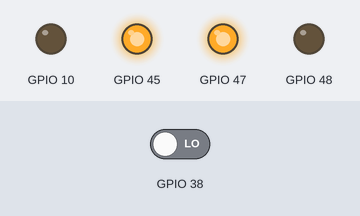
This sketch was run on a simulated ESP32-S3. Parts: output pins drawn as LEDs (lit = HIGH). Inputs (shaded band) come from the test bench; at power-on: GPIO 38 LOW.

Above: at 1.3 s.
1.4 s: GPIO 38 driven HIGH
At 3.1 s:
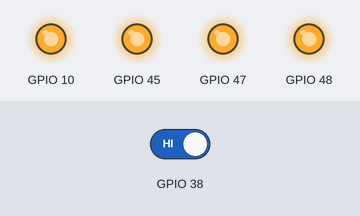
7.0 s: GPIO 38 driven LOW
At 7.59 s:
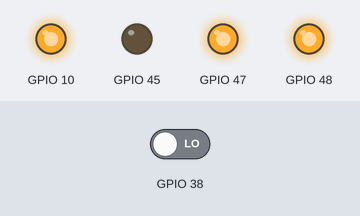
Timing chart, 0 to 10.0 s (numbered marks = the images above; inputs shaded):
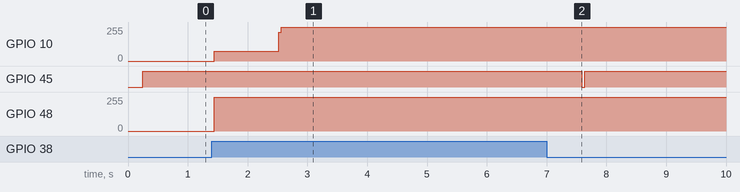

Measured:
- after the input at 1.4 s, GPIO 10: 0/255 → 73/255 at once, → 255/255 1.1 s later; GPIO 48: 0/255 → 255/255 at once
- after the input at 7.0 s, GPIO 10: stays 255/255 (without the input it goes to 73/255 after 0.73 s); GPIO 45: goes on until 7.6 s, then stays HIGH

The sketch:

GDEY0583F41_ESP32.ino
```cpp
/* Display test for Good Display GDEY0583F41
 * example from Good Display is used
 *
 * Board:   LaskaKit ESPink ESP32 e-Paper   https://www.laskakit.cz/laskakit-espink-esp32-e-paper-pcb-antenna/
 * Display: Good Display GDEY0583F41        https://www.laskakit.cz/good-display-gdey0583f41-5-83--648x480-epaper-displej-4-barvy/
 *
 * Email:podpora@laskakit.cz
 * Web:laskakit.cz
 */

// ! For the board settings see Display_EPD_W21_spi.h

#include <SPI.h>
//EPD
#include "Display_EPD_W21_spi.h"
#include "Display_EPD_W21.h"
#include "Ap_29demo.h"

void setup() {

  // turn on power to display
  pinMode(POWER, OUTPUT);
  digitalWrite(POWER, HIGH);   // turn the Display Power on (HIGH is the voltage level)
  delay(100);

  pinMode(BUSY, INPUT);
  pinMode(RST, OUTPUT);
  pinMode(DC, OUTPUT);
  pinMode(CS, OUTPUT);
  //SPI
  SPI.beginTransaction(SPISettings(10000000, MSBFIRST, SPI_MODE0));
  SPI.begin (SCK, MISO, MOSI, CS);
}
//Tips//
/*
1.Flickering is normal when EPD is performing a full screen update to clear ghosting from the previous image so to ensure better clarity and legibility for the new image.
2.There will be no flicker when EPD performs a partial update.
3.Please make sue that EPD enters sleep mode when update is completed and always leave the sleep mode command. Otherwise, this may result in a reduced lifespan of EPD.
4.Please refrain from inserting EPD to the FPC socket or unplugging it when the MCU is being powered to prevent potential damage.)
5.Re-initialization is required for every full screen update.
6.When porting the program, set the BUSY pin to input mode and other pins to output mode.
*/
void loop() {
#if 1//Full screen update demostration.

   /************Full display*******************/
    EPD_init(); //Full screen update initialization.
    PIC_display(gImage_1);//To Display one image using full screen update.
    EPD_sleep();//Enter the sleep mode and please do not delete it, otherwise it will reduce the lifespan of the screen.
    delay(5000); //Delay for 5s.

    		/************Fast update mode(12s)*******************/
	#if 1 //Fast update demostration.
		EPD_init_Fast(); //Fast screen update initialization.
		PIC_display(gImage_1);//To Display one image using full screen update.
		EPD_sleep();//Enter the sleep mode and please do not delete it, otherwise it will reduce the lifespan of the screen.
		delay(5000); //Delay for 5s.
	#endif
  #if 0//Demonstration of Display 4 colors, to enable this feature, please change 0 to 1.
   /************Full display*******************/
    EPD_init(); //Full screen update initialization.
    Display_All_Black();//To Display one image using full screen update.
    EPD_sleep();//Enter the sleep mode and please do not delete it, otherwise it will reduce the lifespan of the screen.
    delay(3000); //Delay for 3s.

    EPD_init(); //Full screen update initialization.
    Display_All_Yellow();//To Display one image using full screen update.
    EPD_sleep();//Enter the sleep mode and please do not delete it, otherwise it will reduce the lifespan of the screen.
    delay(3000); //Delay for 3s.

    EPD_init(); //Full screen update initialization.
    Display_All_Red();//To Display one image using full screen update.
    EPD_sleep();//Enter the sleep mode and please do not delete it, otherwise it will reduce the lifespan of the screen.
    delay(3000); //Delay for 3s.
  #endif
    EPD_init(); //Full screen update initialization.
    Display_All_White(); //Clear screen function.
    EPD_sleep();//Enter the sleep mode and please do not delete it, otherwise it will reduce the lifespan of the screen..

#endif
    while(1); // The program stops here

}


//////////////////////////////////END//////////////////////////////////////////////////
```

Display_EPD_W21.cpp
```cpp
#include "Display_EPD_W21_spi.h"
#include "Display_EPD_W21.h"

void delay_xms(unsigned int xms)
{
  delay(xms);
}


void EPD_init(void)
{
	delay_xms(100);//At least 20ms delay
	EPD_W21_RST_0;		// Module reset
	delay_xms(50);//At least 10ms delay
	EPD_W21_RST_1;
	delay_xms(50);//At least 10ms delay
	lcd_chkstatus();          //waiting for the electronic paper IC to release the idle signal

  EPD_W21_WriteCMD(0x4D);
  EPD_W21_WriteDATA(0x78);

	EPD_W21_WriteCMD(0x00);	//0x00
	EPD_W21_WriteDATA(0x2F);
	EPD_W21_WriteDATA(0x29);

	EPD_W21_WriteCMD(0xE3);	//0xE3
	EPD_W21_WriteDATA(0x88);

	EPD_W21_WriteCMD(0x50);	//0x50
	EPD_W21_WriteDATA(0x37);

	EPD_W21_WriteCMD(0x61);//0x61
	EPD_W21_WriteDATA(Source_BITS/256);
	EPD_W21_WriteDATA(Source_BITS%256);
	EPD_W21_WriteDATA(Gate_BITS/256);
	EPD_W21_WriteDATA(Gate_BITS%256);

	EPD_W21_WriteCMD(0x65);	//0x65
	EPD_W21_WriteDATA(0x00);
	EPD_W21_WriteDATA(0x10);
	EPD_W21_WriteDATA(0x00);
	EPD_W21_WriteDATA(0x00);

	EPD_W21_WriteCMD(0xE9);
	EPD_W21_WriteDATA(0x01);

  EPD_W21_WriteCMD(0x30);// frame go with waveform
  EPD_W21_WriteDATA(0x08);

  EPD_W21_WriteCMD(0x04); //Power on
	lcd_chkstatus();          //waiting for the electronic paper IC to release the idle signal

}
//Fast full screen update initialization
void EPD_init_Fast(void)
{
	delay_xms(100);//At least 20ms delay
	EPD_W21_RST_0;		// Module reset
	delay_xms(50);//At least 10ms delay
	EPD_W21_RST_1;
	delay_xms(50);//At least 10ms delay
	lcd_chkstatus();          //waiting for the electronic paper IC to release the idle signal

  EPD_W21_WriteCMD(0x4D);
  EPD_W21_WriteDATA(0x78);

	EPD_W21_WriteCMD(0x00);	//0x00
	EPD_W21_WriteDATA(0x2F);
	EPD_W21_WriteDATA(0x29);

	EPD_W21_WriteCMD(0xE3);	//0xE3
	EPD_W21_WriteDATA(0x88);

	EPD_W21_WriteCMD(0x50);	//0x50
	EPD_W21_WriteDATA(0x37);

	EPD_W21_WriteCMD(0x61);//0x61
	EPD_W21_WriteDATA(Source_BITS/256);
	EPD_W21_WriteDATA(Source_BITS%256);
	EPD_W21_WriteDATA(Gate_BITS/256);
	EPD_W21_WriteDATA(Gate_BITS%256);

	EPD_W21_WriteCMD(0x65);	//0x65
	EPD_W21_WriteDATA(0x00);
	EPD_W21_WriteDATA(0x10);
	EPD_W21_WriteDATA(0x00);
	EPD_W21_WriteDATA(0x00);

	EPD_W21_WriteCMD(0xE9);
	EPD_W21_WriteDATA(0x01);

  EPD_W21_WriteCMD(0x04); //Power on
	lcd_chkstatus();          //waiting for the electronic paper IC to release the idle signal
	//Fast
	EPD_W21_WriteCMD(0xE0);
	EPD_W21_WriteDATA(0x02);

	EPD_W21_WriteCMD(0xE6);
	EPD_W21_WriteDATA(0x68);

	EPD_W21_WriteCMD(0xA5);
	lcd_chkstatus();
}
void EPD_sleep(void)
{
	EPD_W21_WriteCMD(0X02);  	//power off
	EPD_W21_WriteDATA(0x00);
	lcd_chkstatus();          //waiting for the electronic paper IC to release the idle signal

	EPD_W21_WriteCMD(0X07);  	//deep sleep
	EPD_W21_WriteDATA(0xA5);
}
void EPD_update(void)
{
  EPD_W21_WriteCMD(0x12); //Display Update Control
	EPD_W21_WriteDATA(0x00);
  lcd_chkstatus();
}

void lcd_chkstatus(void)
{
  while(1)
  {	 //=0 BUSY
     if(isEPD_W21_BUSY==1) break;
  }
}

void Display_All_Black(void)
{
  unsigned long i;

  EPD_W21_WriteCMD(0x10);
  {
    for(i=0;i<ALLSCREEN_BYTES;i++)
    {
      EPD_W21_WriteDATA(0x00);
    }
  }
  EPD_update();

}

void Display_All_White(void)
{
  unsigned long i;

  EPD_W21_WriteCMD(0x10);
  {
    for(i=0;i<ALLSCREEN_BYTES;i++)
    {
      EPD_W21_WriteDATA(0x55);
    }
  }
	 EPD_update();
}

void Display_All_Yellow(void)
{
  unsigned long i;

  EPD_W21_WriteCMD(0x10);
  {
    for(i=0;i<ALLSCREEN_BYTES;i++)
    {
      EPD_W21_WriteDATA(0xaa);
    }
  }
	 EPD_update();
}


void Display_All_Red(void)
{
  unsigned long i;

  EPD_W21_WriteCMD(0x10);
  {
    for(i=0;i<ALLSCREEN_BYTES;i++)
    {
      EPD_W21_WriteDATA(0xff);
    }
  }
	 EPD_update();
}


unsigned char Color_get(unsigned char color)
{
	unsigned datas;
	switch(color)
	{
		case 0x00:
			datas=white;
      break;
		case 0x01:
			datas=yellow;
		  break;
		case 0x02:
			datas=red;
		  break;
		case 0x03:
			datas=black;
		  break;
    default:
      break;
	}
	 return datas;
}


void PIC_display(const unsigned char* picData)
{
  unsigned int i,j;
	unsigned char temp1;
	unsigned char data_H1,data_H2,data_L1,data_L2,data;

	EPD_W21_WriteCMD(0x10);
  for(i=0;i<Gate_BITS;i++)  //Source_BITS*Gate_BITS/4
	{
    for(j=0;j<Source_BITS/4;j++)
		{
			temp1=picData[i*Source_BITS/4+j];

			data_H1=Color_get(temp1>>6&0x03)<<6;
			data_H2=Color_get(temp1>>4&0x03)<<4;
			data_L1=Color_get(temp1>>2&0x03)<<2;
			data_L2=Color_get(temp1&0x03);

			data=data_H1|data_H2|data_L1|data_L2;
      EPD_W21_WriteDATA(data);
		}
  }

	 //update
    EPD_update();
}


/***********************************************************
						end file
***********************************************************/
```

Display_EPD_W21.h
```cpp
#ifndef _DISPLAY_EPD_W21_H_
#define _DISPLAY_EPD_W21_H_


//2bit
#define black   0x00	/// 00
#define white   0x01	///	01
#define yellow  0x02	///	10
#define red     0x03	///	11


#define Source_BITS     648
#define Gate_BITS   480
#define ALLSCREEN_BYTES   Source_BITS*Gate_BITS/4


//EPD
void EPD_init(void);
void PIC_display (const unsigned char* picData);
void EPD_sleep(void);
void EPD_update(void);
void lcd_chkstatus(void);

void Display_All_Black(void);
void Display_All_White(void);
void Display_All_Yellow(void);
void Display_All_Red(void);

void Acep_color(unsigned char color);
void EPD_init_Fast(void);
#endif
/***********************************************************
						end file
***********************************************************/
```

Display_EPD_W21_spi.cpp
```cpp
#include "Display_EPD_W21_spi.h"
#include <SPI.h>

//SPI write byte
void SPI_Write(unsigned char value)
{
   SPI.transfer(value);
}

//SPI write command
void EPD_W21_WriteCMD(unsigned char command)
{
	EPD_W21_CS_0;
	EPD_W21_DC_0;  // D/C#   0:command  1:data
	SPI_Write(command);
	EPD_W21_CS_1;
}
//SPI write data
void EPD_W21_WriteDATA(unsigned char datas)
{
	EPD_W21_CS_0;
	EPD_W21_DC_1;  // D/C#   0:command  1:data
	SPI_Write(datas);
	EPD_W21_CS_1;
}
```

Display_EPD_W21_spi.h
```cpp
#ifndef _DISPLAY_EPD_W21_SPI_
#define _DISPLAY_EPD_W21_SPI_
#include "Arduino.h"

//board settings
//#define ESPink_V2     //for version v2.6 and earlier
#define ESPink_V3     //for version v3.0 and above

#ifdef ESPink_V2
  #define MISO  -1
  #define MOSI  23
  #define SCK   18
  #define CS    5
  #define DC    17
  #define RST   16
  #define BUSY  4
  #define POWER 2
#else ESPink_V3
  #define MISO  -1
  #define MOSI  11
  #define SCK   12
  #define CS    10
  #define DC    48
  #define RST   45
  #define BUSY  38
  #define POWER 47
#endif

#define isEPD_W21_BUSY digitalRead(BUSY)
#define EPD_W21_RST_0 digitalWrite(RST,LOW)
#define EPD_W21_RST_1 digitalWrite(RST,HIGH)
#define EPD_W21_DC_0  digitalWrite(DC,LOW)
#define EPD_W21_DC_1  digitalWrite(DC,HIGH)
#define EPD_W21_CS_0 digitalWrite(CS,LOW)
#define EPD_W21_CS_1 digitalWrite(CS,HIGH)

void SPI_Write(unsigned char value);
void EPD_W21_WriteDATA(unsigned char datas);
void EPD_W21_WriteCMD(unsigned char command);

#endif 
```

Source omitted: Ap_29demo.h (data table, 393713 bytes)
